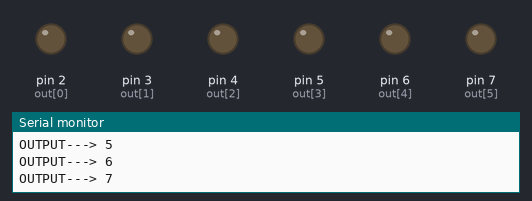
Bench run of a program on a simulated Arduino Uno, built with avr-gcc and run on an emulated ATmega328P. On the bench: output pins drawn as LEDs (lit = HIGH), the last lines printed to the serial monitor.

Above: at 0.1 s.
At 5.25 s:
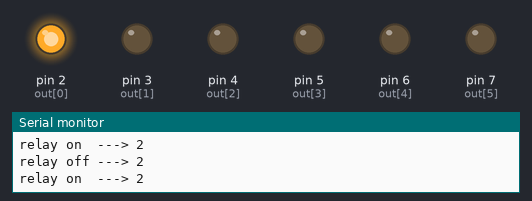
At 9.96 s:
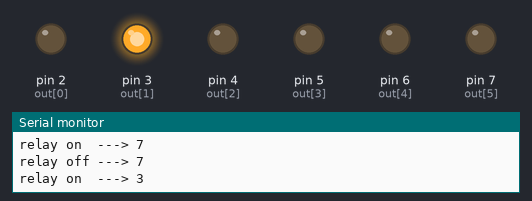
At 10.7 s:
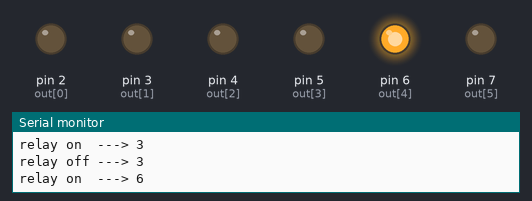
At 14.6 s:
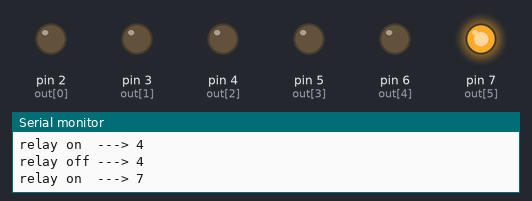
At 17.58 s:
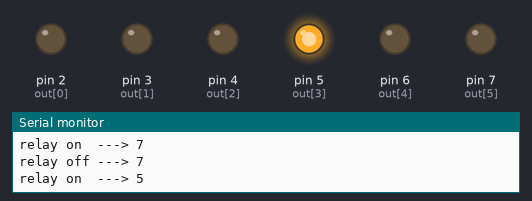
Timing chart, 0 to 19.1 s (numbered marks = the images above):
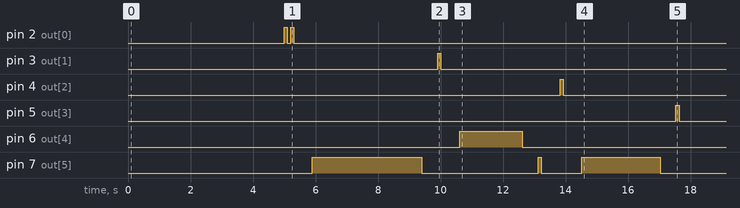

Measured:
- by itself, pin 2 (out[0]): LOW → HIGH at 5.0 s, → LOW 0.10 s later, → HIGH 0.10 s later, → LOW 0.10 s later, … (4 changes in this stretch)
- by itself, pin 3 (out[1]): LOW → HIGH at 9.9 s, → LOW 0.10 s later
- by itself, pin 4 (out[2]): LOW → HIGH at 13.8 s, → LOW 0.10 s later
- by itself, pin 5 (out[3]): LOW → HIGH at 17.5 s, → LOW 0.10 s later
- by itself, pin 6 (out[4]): LOW → HIGH at 10.6 s, → LOW 2.0 s later
- by itself, pin 7 (out[5]): goes HIGH 3.5 s, LOW 3.7 s, HIGH 0.10 s, LOW 1.3 s, HIGH 2.5 s, then LOW

The program:

main.cpp
```cpp
//--------------------- Code essencials --------------------//
#include <Arduino.h>

//--------------------- Milis function ---------------------//
unsigned long start;                  // Estructura De millis
unsigned long current, current2;      //
const unsigned long period1 = 1000;   //
const unsigned long period2 = 500;    //
//--------------------- Milis function ---------------------//

int out[] = {2,3,4,5,6,7};
int a = 0;
//--------------------- Code essencials --------------------//

void setup() {

  Serial.begin(9600);
  Serial.println("");
  Serial.println("INICIO DE SISTEMA ");

  for (int i=0; i!=9; i++){

    delayMicroseconds(100);
    Serial.print("OUTPUT---> ");
    Serial.println(out[i]);
    pinMode(out[i], OUTPUT);
  }

}

void QuickButton(int i) {

  digitalWrite(out[i], HIGH);
  Serial.print("relay on  ---> ");
  Serial.println(out[i]);
  delay(100);

  digitalWrite(out[i], LOW);
  Serial.print("relay off ---> ");
  Serial.println(out[i]);
  delay(100);

}

void SlowButton(int i, int timer) {

  digitalWrite(out[i], HIGH);
  Serial.print("relay on  ---> ");
  Serial.println(out[i]);
  delay(timer);

  digitalWrite(out[i], LOW);
  Serial.print("relay off ---> ");
  Serial.println(out[i]);
  delayMicroseconds(10000);

}

void TeaRecipe(int tp, int sp, int tm, int st, int mn, int ps) {

  QuickButton(tp);
  //  Break IDLE

  QuickButton(tp);   // SELECT TEMP
  delay(500);
  SlowButton(ps, 3500);    // PLUS
  delay(500);
  //  Set Temperature to MAX

  QuickButton(sp);   // SELECT TEMP
  delay(500);
  SlowButton(mn, 2000);    // PLUS
  delay(500);
  QuickButton(ps);
  delay(500);
  //  Set Speed to MIN

  QuickButton(tm);   // SELECT TEMP
  delay(500);
  SlowButton(ps, 2500);    // PLUS
  delay(500);
  //  Set Speed to MIN

  QuickButton(st);
  delayMicroseconds(10000);
  //  Start Cooking

}

void loop() {

  current = millis();

  if(current - start >= period1)  {
    a++;
    Serial.print("CONTADOR ");
    Serial.println(a);

    if( a == 5) { TeaRecipe(0,1,2,3,4,5);}

    start = millis();
  } }

/*

out[0] = 2  = tp  = Temperature
out[1] = 3  = sp  = Speed
out[2] = 4  = tm  = Time
out[3] = 5  = st  = Start
out[4] = 6  = mn  = Minus
out[5] = 7  = ps  = Plus

Speed Limits ----> 0 to 4
  Space 1
Time Limits ----> 0:00 to 99:00
  10 20 30 40 50 60
  30segd
Temp Limits ----> 0 to 120
  0 30 40 50 60 70 80 90 100 110 120

*/
```
